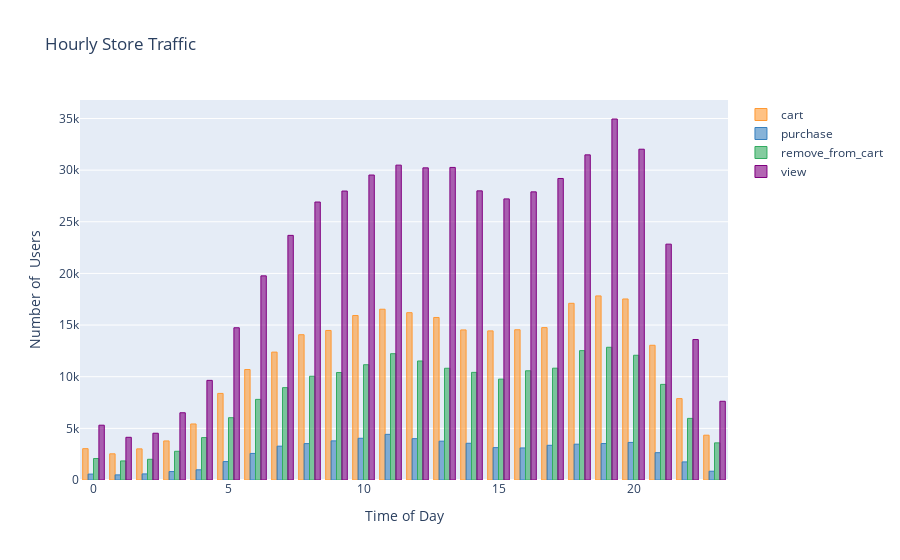

The code cell stored with this chart in its notebook:
### Code cell
fig= go.Figure()
layout= dict(title="Hourly Store Traffic", xaxis_title="Time of Day", yaxis_title="Number of  Users")
grp_by_hr_event_type['user_id'].unstack(1).iplot(kind="bar", layout=layout)
fig.write_image("/kaggle/working/Hourly Traffic.png")

### Figure 1 — Plotly figure (JSON) as saved in the notebook; plotly's stock layout.template omitted (floating-point values rounded to 4 significant figures)
{"data": [{"marker": {"color": "rgba(255, 153, 51, 0.6)", "line": {"color": "rgba(255, 153, 51, 1.0)", "width": 1}}, "name": "cart", "orientation": "v", "text": "", "type": "bar", "x": [0, 1, 2, 3, 4, 5, 6, 7, 8, 9, 10, 11, 12, 13, 14, 15, 16, 17, 18, 19, 20, 21, 22, 23], "y": [3033, 2535, 3014, 3782, 5424, 8382, 10694, 12382, 14067, 14478, 15925, 16534, 16201, 15736, 14530, 14437, 14546, 14753, 17108, 17823, 17527, 13044, 7881, 4337]}, {"marker": {"color": "rgba(55, 128, 191, 0.6)", "line": {"color": "rgba(55, 128, 191, 1.0)", "width": 1}}, "name": "purchase", "orientation": "v", "text": "", "type": "bar", "x": [0, 1, 2, 3, 4, 5, 6, 7, 8, 9, 10, 11, 12, 13, 14, 15, 16, 17, 18, 19, 20, 21, 22, 23], "y": [573, 495, 589, 818, 987, 1784, 2572, 3276, 3524, 3787, 4040, 4420, 4003, 3760, 3556, 3135, 3104, 3361, 3468, 3530, 3639, 2645, 1750, 851]}, {"marker": {"color": "rgba(50, 171, 96, 0.6)", "line": {"color": "rgba(50, 171, 96, 1.0)", "width": 1}}, "name": "remove_from_cart", "orientation": "v", "text": "", "type": "bar", "x": [0, 1, 2, 3, 4, 5, 6, 7, 8, 9, 10, 11, 12, 13, 14, 15, 16, 17, 18, 19, 20, 21, 22, 23], "y": [2081, 1846, 2005, 2782, 4107, 6033, 7804, 8942, 10044, 10408, 11161, 12229, 11522, 10818, 10421, 9766, 10573, 10826, 12525, 12850, 12078, 9258, 5965, 3596]}, {"marker": {"color": "rgba(128, 0, 128, 0.6)", "line": {"color": "rgba(128, 0, 128, 1.0)", "width": 1}}, "name": "view", "orientation": "v", "text": "", "type": "bar", "x": [0, 1, 2, 3, 4, 5, 6, 7, 8, 9, 10, 11, 12, 13, 14, 15, 16, 17, 18, 19, 20, 21, 22, 23], "y": [5306, 4133, 4527, 6510, 9646, 14739, 19764, 23684, 26913, 27976, 29526, 30485, 30220, 30262, 27994, 27215, 27896, 29193, 31478, 34951, 32026, 22834, 13599, 7621]}], "layout": {"title": {"text": "Hourly Store Traffic"}, "xaxis": {"title": {"text": "Time of Day"}}, "yaxis": {"title": {"text": "Number of  Users"}}}}
